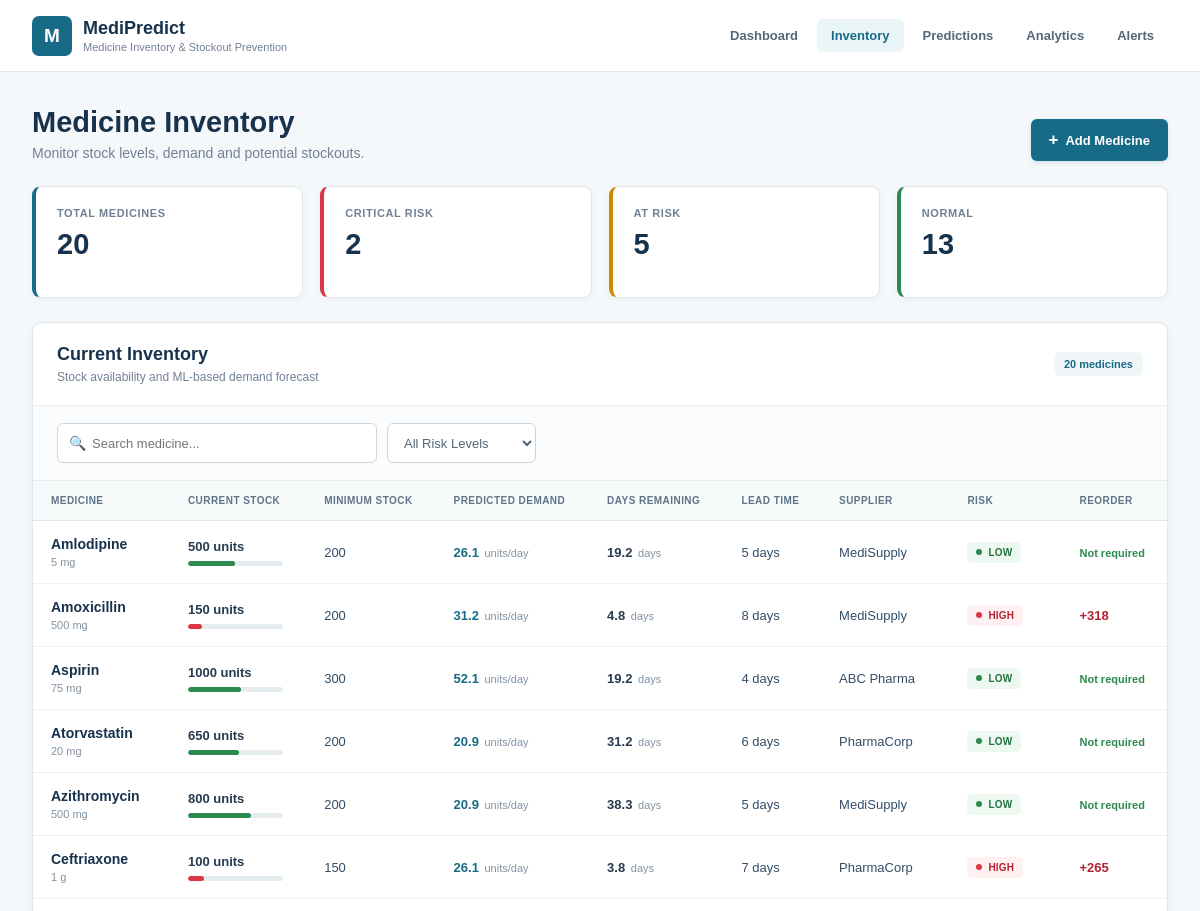
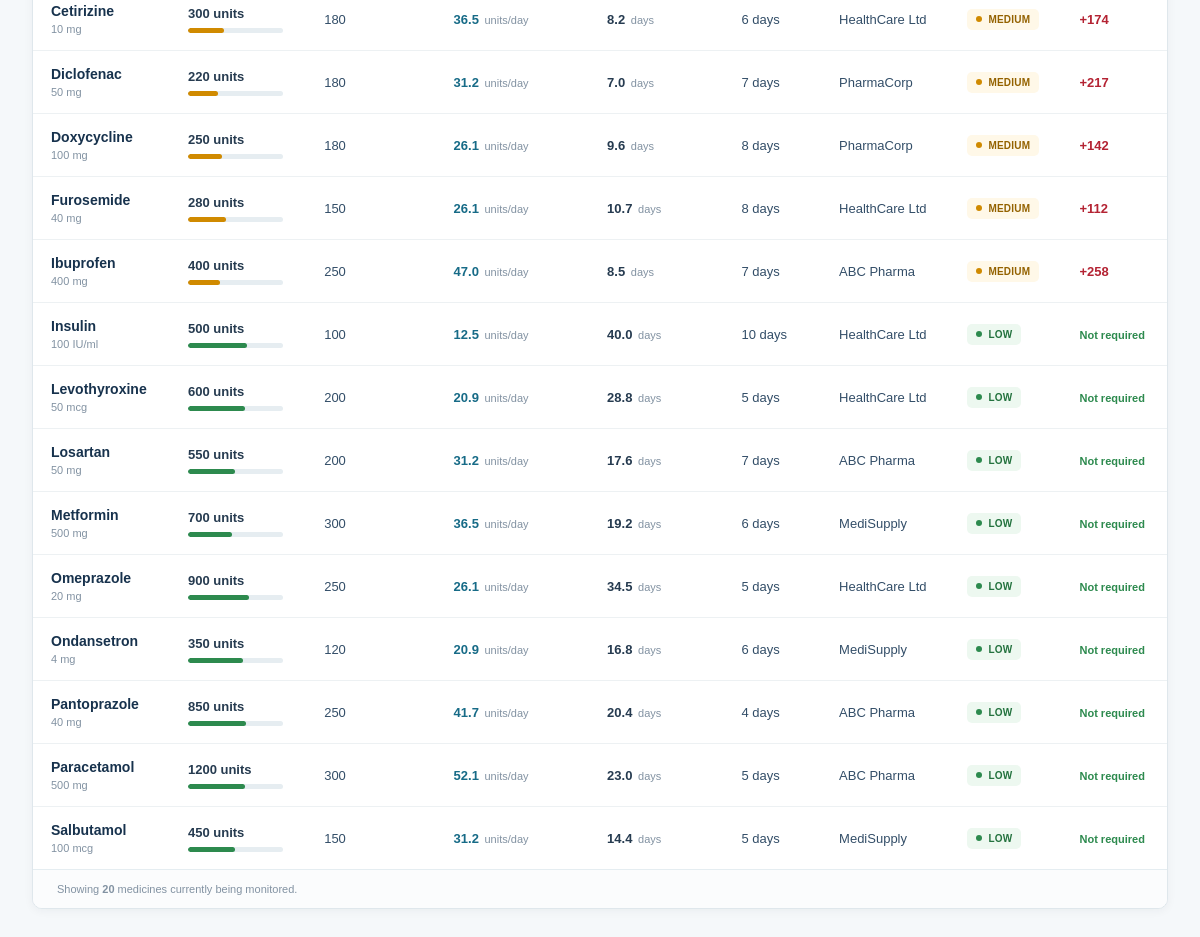
Page /medicines on the earlier database version (2 pictures, top to bottom).
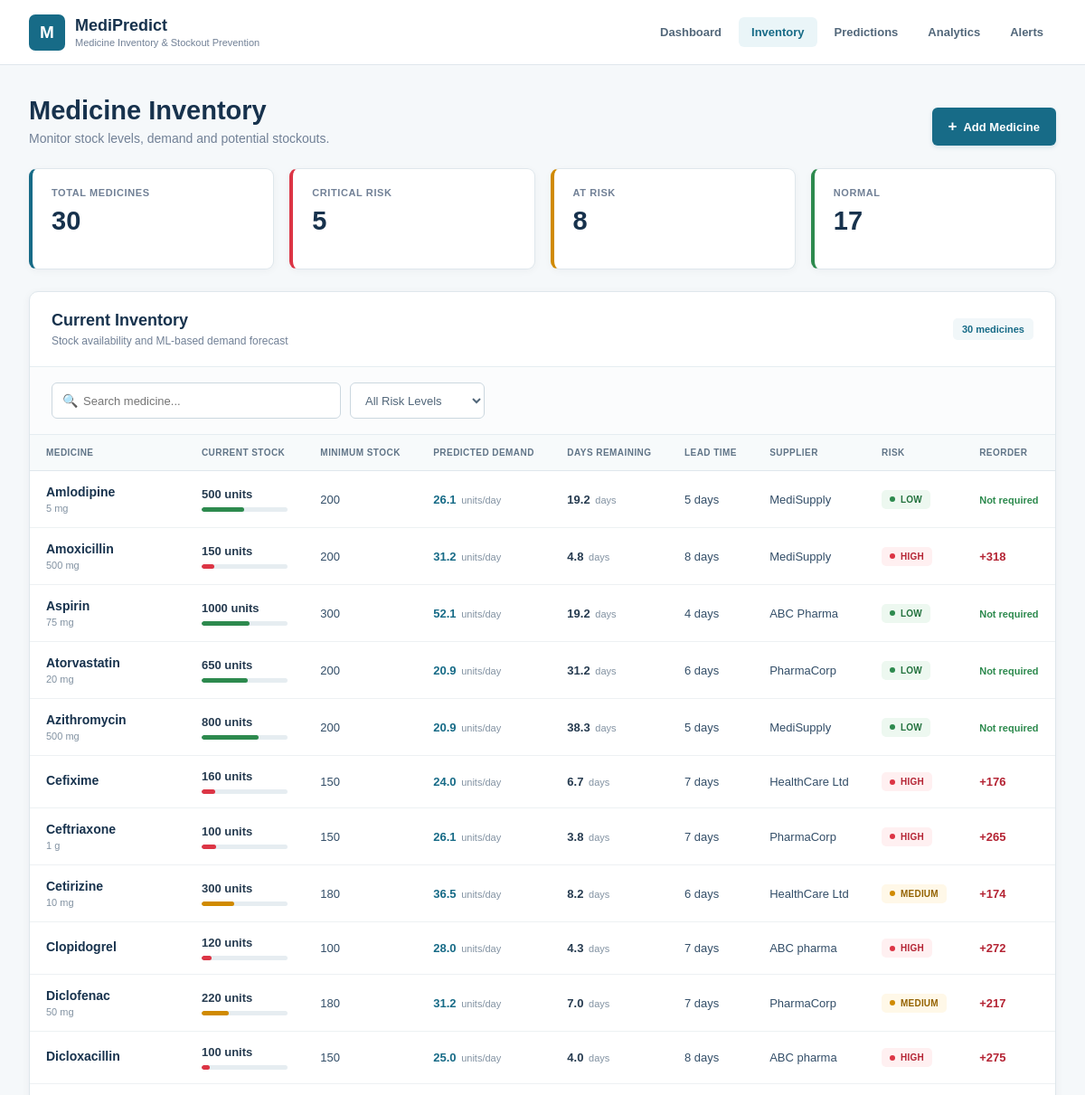
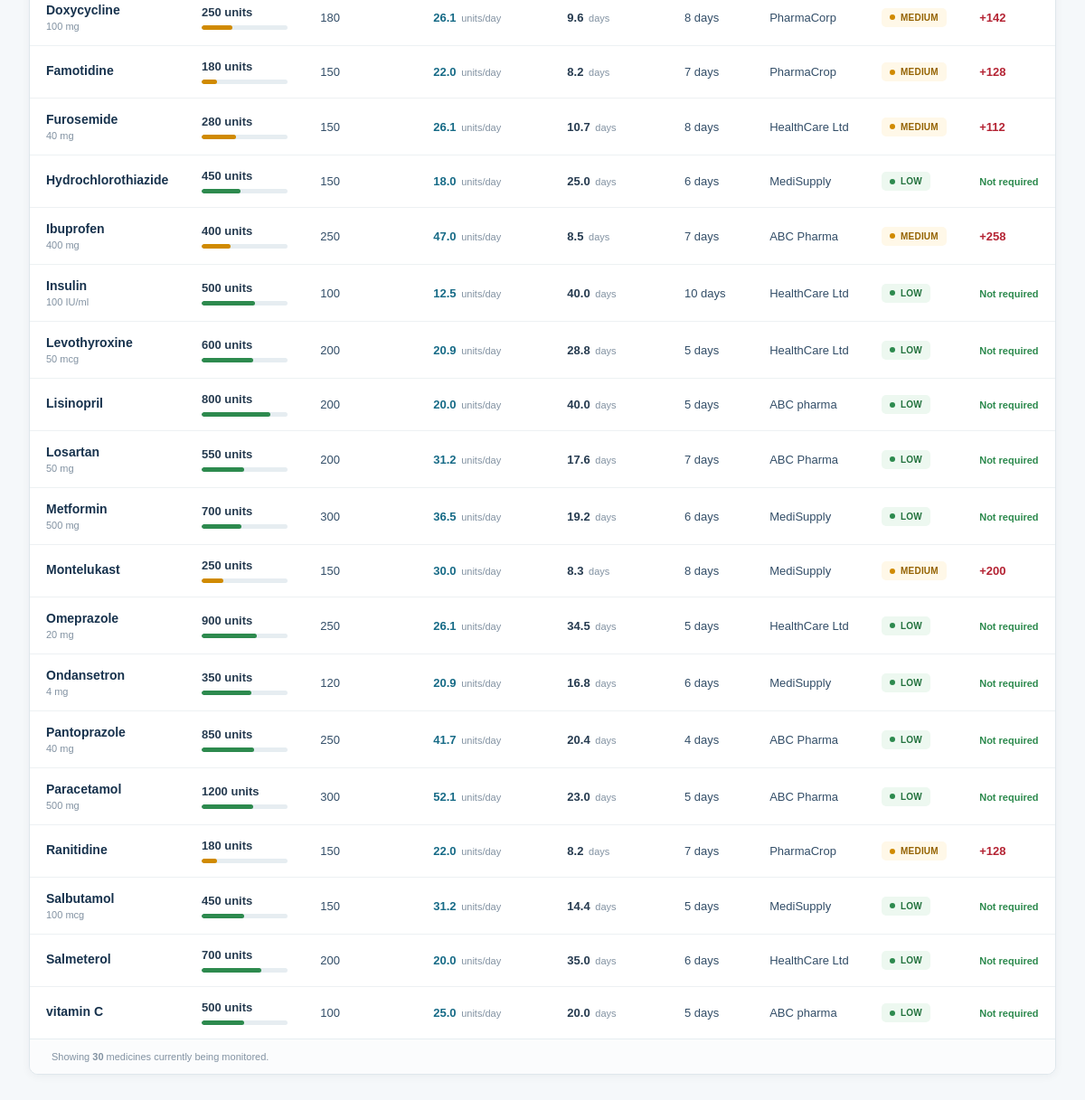
Same page on the later database version (2 pictures, top to bottom).
### tables this page shows
CREATE TABLE medicines (
    id INTEGER PRIMARY KEY AUTOINCREMENT,
    name TEXT NOT NULL,
    current_stock INTEGER NOT NULL,
    minimum_stock INTEGER NOT NULL,
    supplier TEXT,
    lead_time INTEGER NOT NULL,
    daily_usage REAL NOT NULL
, category TEXT, dosage_form TEXT, strength TEXT, maximum_stock INTEGER, unit_price REAL, expiry_date TEXT, last_restocked TEXT);

### app.py (the view)
@app.route("/medicines")
def medicines_page():
    medicines = get_medicine_predictions()
    return render_template(
        "medicines.html",
        medicines=medicines
    )

### database.py (called while the page is built)
def get_connection():
    connection = sqlite3.connect("medipredict.db")
    connection.row_factory = sqlite3.Row
    return connection

### templates/medicines.html (shortened to what the changed rows need)
<!DOCTYPE html>
<html lang="en">
<head>
</head>
<body>
<main class="page">
    <div class="page-header">
        <div class="page-title">
            <h1>
                Medicine Inventory
            </h1>
        </div>
    </div>
    <div class="summary-grid">
        <div class="summary-card total">
            <div class="summary-label">
                Total Medicines
            </div>
            <div class="summary-value">
                {{ medicines|length }}
            </div>
        </div>
        <div class="summary-card high">
            <div class="summary-label">
                Critical Risk
            </div>
            <div class="summary-value">
                {{
                    medicines
                    |selectattr("risk", "equalto", "HIGH")
                    |list
                    |length
                }}
            </div>
        </div>
        <div class="summary-card medium">
            <div class="summary-label">
                At Risk
            </div>
            <div class="summary-value">
                {{
                    medicines
                    |selectattr("risk", "equalto", "MEDIUM")
                    |list
                    |length
                }}
            </div>
        </div>
        <div class="summary-card low">
            <div class="summary-label">
                Normal
            </div>
            <div class="summary-value">
                {{
                    medicines
                    |selectattr("risk", "equalto", "LOW")
                    |list
                    |length
                }}
            </div>
        </div>
    </div>
    <section class="inventory-card">
        <div class="inventory-card-header">
            <div class="inventory-card-title">
                <h2>
                    Current Inventory
                </h2>
                <p>
                </p>
            </div>
            <div class="medicine-count">
                {{ medicines|length }} medicines
            </div>
        </div>
        <div class="table-wrapper">
            <table class="inventory-table">
                <thead>
                    <tr>
                        <th>
                            Medicine
                        </th>
                        <th>
                            Current Stock
                        </th>
                        <th>
                            Minimum Stock
                        </th>
                        <th>
                            Predicted Demand
                        </th>
                        <th>
                            Days Remaining
                        </th>
                        <th>
                            Lead Time
                        </th>
                        <th>
                            Supplier
                        </th>
                        <th>
                            Risk
                        </th>
                        <th>
                            Reorder
                        </th>
                    </tr>
                </thead>
                <tbody>
                {% for medicine in medicines %}
                    <tr
                        class="medicine-row"
                        data-name="{{ medicine.name|lower }}"
                        data-risk="{{ medicine.risk }}"
                    >
                        <td>
                            <div class="medicine-name">
                                {{ medicine.name }}
                            </div>
                            {% if medicine.strength %}
                                <div class="medicine-strength">
                                    {{ medicine.strength }}
                                </div>
                            {% endif %}
                        </td>
                        <td>
                            <div class="stock-number">
                                {{ medicine.current_stock }} units
                            </div>
                            <div class="stock-bar">
                                {% if medicine.risk == "HIGH" %}
                                    {% set stock_class = "stock-high" %}
                                {% elif medicine.risk == "MEDIUM" %}
                                    {% set stock_class = "stock-medium" %}
                                {% else %}
                                    {% set stock_class = "stock-good" %}
                                {% endif %}
                                <div
                                    class="stock-fill {{ stock_class }}"
                                    data-stock="{{ medicine.current_stock }}"
                                    data-maximum="{{ medicine.maximum_stock or 1000 }}"
                                >
                                </div>
                            </div>
                        </td>
                        <td>
                            {{ medicine.minimum_stock }}
                        </td>
                        <td>
                            <span class="demand">
                                {{ medicine.average_usage }}
                            </span>
                            <span class="unit">
                                units/day
                            </span>
                        </td>
                        <td>
                            <span class="days">
                                {{ medicine.days_remaining }}
                            </span>
                            <span class="unit">
                                days
                            </span>
                        </td>
                        <td>
                            {{ medicine.lead_time }} days
                        </td>
                        <td>
                            {{ medicine.supplier }}
                        </td>
                        <td>
                            {% if medicine.risk == "HIGH" %}
                                <span class="risk risk-high">
                                    <span class="risk-dot"></span>
                                    HIGH
                                </span>
                            {% elif medicine.risk == "MEDIUM" %}
                                <span class="risk risk-medium">
                                    <span class="risk-dot"></span>
                                    MEDIUM
                                </span>
                            {% else %}
                                <span class="risk risk-low">
                                    <span class="risk-dot"></span>
                                    LOW
                                </span>
                            {% endif %}
                        </td>
                        <td>
                            {% if medicine.reorder_quantity > 0 %}
                                <span class="reorder">
                                    +{{ medicine.reorder_quantity }}
                                </span>
                            {% else %}
                                <span class="not-required">
                                    Not required
                                </span>
                            {% endif %}
                        </td>
                    </tr>
                {% endfor %}
                </tbody>
            </table>
        </div>
        <div class="table-footer">
            Showing
            <strong>{{ medicines|length }}</strong>
            medicines currently being monitored.
        </div>
    </section>
</main>
</body>
</html>

Differences in the rows shown:
added medicines: name "Cefixime", current_stock "160", minimum_stock "150", average_usage "24.0", days_remaining "6.7", lead_time "7", supplier "HealthCare Ltd", shows "HIGH", reorder_quantity "176"
added medicines: name "Clopidogrel", current_stock "120", minimum_stock "100", average_usage "28.0", days_remaining "4.3", lead_time "7", supplier "ABC pharma", shows "HIGH", reorder_quantity "272"
added medicines: name "Dicloxacillin", current_stock "100", minimum_stock "150", average_usage "25.0", days_remaining "4.0", lead_time "8", supplier "ABC pharma", shows "HIGH", reorder_quantity "275"
added medicines: name "Famotidine", current_stock "180", minimum_stock "150", average_usage "22.0", days_remaining "8.2", lead_time "7", supplier "PharmaCrop", shows "MEDIUM", reorder_quantity "128"
added medicines: name "Hydrochlorothiazide", current_stock "450", minimum_stock "150", average_usage "18.0", days_remaining "25.0", lead_time "6", supplier "MediSupply", shows "LOW", shows "Not required"
added medicines: name "Lisinopril", current_stock "800", minimum_stock "200", average_usage "20.0", days_remaining "40.0", lead_time "5", supplier "ABC pharma", shows "LOW", shows "Not required"
added medicines: name "Montelukast", current_stock "250", minimum_stock "150", average_usage "30.0", days_remaining "8.3", lead_time "8", supplier "MediSupply", shows "MEDIUM", reorder_quantity "200"
added medicines: name "Ranitidine", current_stock "180", minimum_stock "150", average_usage "22.0", days_remaining "8.2", lead_time "7", supplier "PharmaCrop", shows "MEDIUM", reorder_quantity "128"
added medicines: name "Salmeterol", current_stock "700", minimum_stock "200", average_usage "20.0", days_remaining "35.0", lead_time "6", supplier "HealthCare Ltd", shows "LOW", shows "Not required"
added medicines: name "vitamin C", current_stock "500", minimum_stock "100", average_usage "25.0", days_remaining "20.0", lead_time "5", supplier "ABC pharma", shows "LOW", shows "Not required"
Other differences:
{{ medicines|length }}: "20" → "30"
text no longer shown: "2 13"
text now shown: "8 17"
